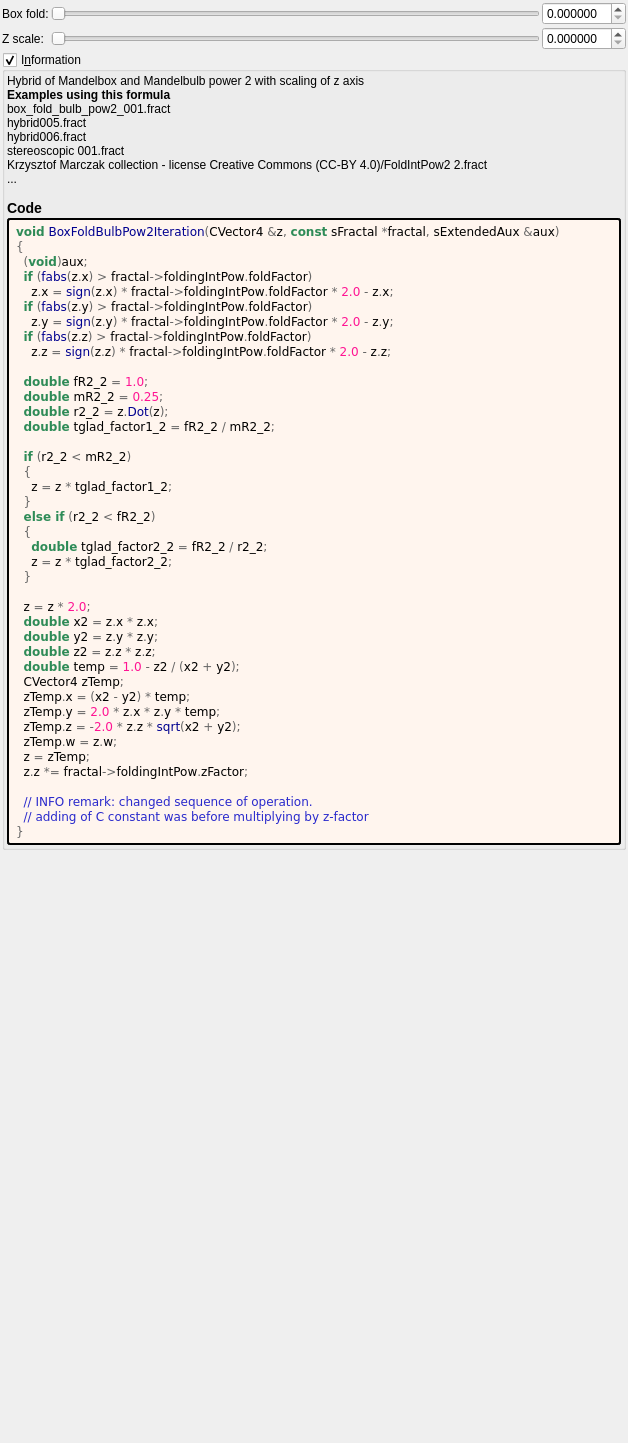
<?xml version="1.0" encoding="UTF-8"?>
<ui version="4.0">
 <class>box_fold_bulb_pow2</class>
 <widget class="QWidget" name="Form">
  <property name="geometry">
   <rect>
    <x>0</x>
    <y>0</y>
    <width>628</width>
    <height>1443</height>
   </rect>
  </property>
  <property name="windowTitle">
   <string notr="true">box_fold_bulb_pow2</string>
  </property>
  <layout class="QVBoxLayout" name="verticalLayout">
   <property name="spacing">
    <number>2</number>
   </property>
   <property name="leftMargin">
    <number>2</number>
   </property>
   <property name="topMargin">
    <number>2</number>
   </property>
   <property name="rightMargin">
    <number>2</number>
   </property>
   <property name="bottomMargin">
    <number>2</number>
   </property>
   <item>
    <layout class="QGridLayout" name="gridLayout">
     <property name="spacing">
      <number>2</number>
     </property>
     <item row="1" column="1">
      <widget class="QSlider" name="slider_boxfold_bulbpow2_z_factor">
       <property name="sizePolicy">
        <sizepolicy hsizetype="Expanding" vsizetype="Maximum">
         <horstretch>0</horstretch>
         <verstretch>0</verstretch>
        </sizepolicy>
       </property>
       <property name="minimum">
        <number>0</number>
       </property>
       <property name="maximum">
        <number>50000000</number>
       </property>
       <property name="singleStep">
        <number>1</number>
       </property>
       <property name="pageStep">
        <number>100</number>
       </property>
       <property name="orientation">
        <enum>Qt::Horizontal</enum>
       </property>
      </widget>
     </item>
     <item row="1" column="0">
      <widget class="QLabel" name="label_8">
       <property name="text">
        <string>Z scale:</string>
       </property>
      </widget>
     </item>
     <item row="0" column="2">
      <widget class="MyDoubleSpinBox" name="spinbox_boxfold_bulbpow2_folding_factor">
       <property name="sizePolicy">
        <sizepolicy hsizetype="Minimum" vsizetype="Maximum">
         <horstretch>0</horstretch>
         <verstretch>0</verstretch>
        </sizepolicy>
       </property>
       <property name="prefix">
        <string/>
       </property>
       <property name="suffix">
        <string/>
       </property>
       <property name="decimals">
        <number>6</number>
       </property>
       <property name="minimum">
        <double>0.000000000000000</double>
       </property>
       <property name="maximum">
        <double>99.998999999999995</double>
       </property>
       <property name="singleStep">
        <double>0.100000000000000</double>
       </property>
      </widget>
     </item>
     <item row="1" column="2">
      <widget class="MyDoubleSpinBox" name="spinbox_boxfold_bulbpow2_z_factor">
       <property name="sizePolicy">
        <sizepolicy hsizetype="Minimum" vsizetype="Maximum">
         <horstretch>0</horstretch>
         <verstretch>0</verstretch>
        </sizepolicy>
       </property>
       <property name="prefix">
        <string/>
       </property>
       <property name="suffix">
        <string/>
       </property>
       <property name="decimals">
        <number>6</number>
       </property>
       <property name="minimum">
        <double>0.000000000000000</double>
       </property>
       <property name="maximum">
        <double>50.000000000000000</double>
       </property>
       <property name="singleStep">
        <double>0.100000000000000</double>
       </property>
      </widget>
     </item>
     <item row="0" column="1">
      <widget class="QSlider" name="slider_boxfold_bulbpow2_folding_factor">
       <property name="sizePolicy">
        <sizepolicy hsizetype="Expanding" vsizetype="Maximum">
         <horstretch>0</horstretch>
         <verstretch>0</verstretch>
        </sizepolicy>
       </property>
       <property name="maximum">
        <number>20000000</number>
       </property>
       <property name="singleStep">
        <number>1</number>
       </property>
       <property name="orientation">
        <enum>Qt::Horizontal</enum>
       </property>
      </widget>
     </item>
     <item row="0" column="0">
      <widget class="QLabel" name="label_7">
       <property name="text">
        <string>Box fold:</string>
       </property>
      </widget>
     </item>
    </layout>
   </item>
   <item>
    <widget class="MyGroupBox" name="groupCheck_info">
     <property name="title">
      <string>I&amp;nformation</string>
     </property>
     <property name="flat">
      <bool>false</bool>
     </property>
     <property name="checkable">
      <bool>true</bool>
     </property>
     <layout class="QVBoxLayout" name="verticalLayout_2">
      <property name="spacing">
       <number>2</number>
      </property>
      <property name="leftMargin">
       <number>2</number>
      </property>
      <property name="topMargin">
       <number>2</number>
      </property>
      <property name="rightMargin">
       <number>2</number>
      </property>
      <property name="bottomMargin">
       <number>2</number>
      </property>
      <item>
	   <widget class="QLabel" name="label_information_general">
	    <property name="text">
		 <string notr="true">&lt;p&gt;Hybrid of Mandelbox and Mandelbulb power 2 with scaling of z axis&lt;/p&gt;&lt;table&gt;
&lt;/table&gt;
&lt;br&gt;&lt;b&gt;Examples using this formula&lt;/b&gt;&lt;br&gt;box_fold_bulb_pow2_001.fract&lt;br&gt;hybrid005.fract&lt;br&gt;hybrid006.fract&lt;br&gt;stereoscopic 001.fract&lt;br&gt;Krzysztof Marczak collection - license Creative Commons (CC-BY 4.0)/FoldIntPow2 2.fract&lt;br&gt;...&lt;h3&gt;Code&lt;/h3&gt;</string>
		</property>
		<property name="wordWrap">
		 <bool>true</bool>
		</property>
		<property name="openExternalLinks">
		 <bool>true</bool>
		</property>
		<property name="textInteractionFlags">
		 <set>Qt::LinksAccessibleByMouse|Qt::TextSelectableByMouse</set>
		</property>
		</widget>
	   </item>
	   <item>
	    <widget class="QLabel" name="label_code_content">
		 <property name="text">
		  <string notr="true">&lt;body style=&quot;background-color:#fff5ee&quot;&gt;
&lt;pre style=&quot;color:#000000; background-color:#fff5ee;  font-family:'Courier New',monospace;&quot;&gt;&lt;span style=&quot;color:#2e8b57; font-weight:bold&quot;&gt;void&lt;/span&gt; &lt;span style=&quot;color:#00008f&quot;&gt;BoxFoldBulbPow2Iteration&lt;/span&gt;&lt;span style=&quot;color:#676767&quot;&gt;(&lt;/span&gt;CVector4 &lt;span style=&quot;color:#676767&quot;&gt;&amp;amp;&lt;/span&gt;z&lt;span style=&quot;color:#676767&quot;&gt;,&lt;/span&gt; &lt;span style=&quot;color:#2e8b57; font-weight:bold&quot;&gt;const&lt;/span&gt; sFractal &lt;span style=&quot;color:#676767&quot;&gt;*&lt;/span&gt;fractal&lt;span style=&quot;color:#676767&quot;&gt;,&lt;/span&gt; sExtendedAux &lt;span style=&quot;color:#676767&quot;&gt;&amp;amp;&lt;/span&gt;aux&lt;span style=&quot;color:#676767&quot;&gt;)&lt;/span&gt;
&lt;span style=&quot;color:#676767&quot;&gt;{&lt;/span&gt;
  &lt;span style=&quot;color:#676767&quot;&gt;(&lt;/span&gt;&lt;span style=&quot;color:#2e8b57; font-weight:bold&quot;&gt;void&lt;/span&gt;&lt;span style=&quot;color:#676767&quot;&gt;)&lt;/span&gt;aux&lt;span style=&quot;color:#676767&quot;&gt;;&lt;/span&gt;
  &lt;span style=&quot;color:#2e8b57; font-weight:bold&quot;&gt;if&lt;/span&gt; &lt;span style=&quot;color:#676767&quot;&gt;(&lt;/span&gt;&lt;span style=&quot;color:#00008f&quot;&gt;fabs&lt;/span&gt;&lt;span style=&quot;color:#676767&quot;&gt;(&lt;/span&gt;z&lt;span style=&quot;color:#676767&quot;&gt;.&lt;/span&gt;x&lt;span style=&quot;color:#676767&quot;&gt;) &amp;gt;&lt;/span&gt; fractal&lt;span style=&quot;color:#676767&quot;&gt;-&amp;gt;&lt;/span&gt;foldingIntPow&lt;span style=&quot;color:#676767&quot;&gt;.&lt;/span&gt;foldFactor&lt;span style=&quot;color:#676767&quot;&gt;)&lt;/span&gt;
    z&lt;span style=&quot;color:#676767&quot;&gt;.&lt;/span&gt;x &lt;span style=&quot;color:#676767&quot;&gt;=&lt;/span&gt; &lt;span style=&quot;color:#00008f&quot;&gt;sign&lt;/span&gt;&lt;span style=&quot;color:#676767&quot;&gt;(&lt;/span&gt;z&lt;span style=&quot;color:#676767&quot;&gt;.&lt;/span&gt;x&lt;span style=&quot;color:#676767&quot;&gt;) *&lt;/span&gt; fractal&lt;span style=&quot;color:#676767&quot;&gt;-&amp;gt;&lt;/span&gt;foldingIntPow&lt;span style=&quot;color:#676767&quot;&gt;.&lt;/span&gt;foldFactor &lt;span style=&quot;color:#676767&quot;&gt;*&lt;/span&gt; &lt;span style=&quot;color:#ff1493&quot;&gt;2.0&lt;/span&gt; &lt;span style=&quot;color:#676767&quot;&gt;-&lt;/span&gt; z&lt;span style=&quot;color:#676767&quot;&gt;.&lt;/span&gt;x&lt;span style=&quot;color:#676767&quot;&gt;;&lt;/span&gt;
  &lt;span style=&quot;color:#2e8b57; font-weight:bold&quot;&gt;if&lt;/span&gt; &lt;span style=&quot;color:#676767&quot;&gt;(&lt;/span&gt;&lt;span style=&quot;color:#00008f&quot;&gt;fabs&lt;/span&gt;&lt;span style=&quot;color:#676767&quot;&gt;(&lt;/span&gt;z&lt;span style=&quot;color:#676767&quot;&gt;.&lt;/span&gt;y&lt;span style=&quot;color:#676767&quot;&gt;) &amp;gt;&lt;/span&gt; fractal&lt;span style=&quot;color:#676767&quot;&gt;-&amp;gt;&lt;/span&gt;foldingIntPow&lt;span style=&quot;color:#676767&quot;&gt;.&lt;/span&gt;foldFactor&lt;span style=&quot;color:#676767&quot;&gt;)&lt;/span&gt;
    z&lt;span style=&quot;color:#676767&quot;&gt;.&lt;/span&gt;y &lt;span style=&quot;color:#676767&quot;&gt;=&lt;/span&gt; &lt;span style=&quot;color:#00008f&quot;&gt;sign&lt;/span&gt;&lt;span style=&quot;color:#676767&quot;&gt;(&lt;/span&gt;z&lt;span style=&quot;color:#676767&quot;&gt;.&lt;/span&gt;y&lt;span style=&quot;color:#676767&quot;&gt;) *&lt;/span&gt; fractal&lt;span style=&quot;color:#676767&quot;&gt;-&amp;gt;&lt;/span&gt;foldingIntPow&lt;span style=&quot;color:#676767&quot;&gt;.&lt;/span&gt;foldFactor &lt;span style=&quot;color:#676767&quot;&gt;*&lt;/span&gt; &lt;span style=&quot;color:#ff1493&quot;&gt;2.0&lt;/span&gt; &lt;span style=&quot;color:#676767&quot;&gt;-&lt;/span&gt; z&lt;span style=&quot;color:#676767&quot;&gt;.&lt;/span&gt;y&lt;span style=&quot;color:#676767&quot;&gt;;&lt;/span&gt;
  &lt;span style=&quot;color:#2e8b57; font-weight:bold&quot;&gt;if&lt;/span&gt; &lt;span style=&quot;color:#676767&quot;&gt;(&lt;/span&gt;&lt;span style=&quot;color:#00008f&quot;&gt;fabs&lt;/span&gt;&lt;span style=&quot;color:#676767&quot;&gt;(&lt;/span&gt;z&lt;span style=&quot;color:#676767&quot;&gt;.&lt;/span&gt;z&lt;span style=&quot;color:#676767&quot;&gt;) &amp;gt;&lt;/span&gt; fractal&lt;span style=&quot;color:#676767&quot;&gt;-&amp;gt;&lt;/span&gt;foldingIntPow&lt;span style=&quot;color:#676767&quot;&gt;.&lt;/span&gt;foldFactor&lt;span style=&quot;color:#676767&quot;&gt;)&lt;/span&gt;
    z&lt;span style=&quot;color:#676767&quot;&gt;.&lt;/span&gt;z &lt;span style=&quot;color:#676767&quot;&gt;=&lt;/span&gt; &lt;span style=&quot;color:#00008f&quot;&gt;sign&lt;/span&gt;&lt;span style=&quot;color:#676767&quot;&gt;(&lt;/span&gt;z&lt;span style=&quot;color:#676767&quot;&gt;.&lt;/span&gt;z&lt;span style=&quot;color:#676767&quot;&gt;) *&lt;/span&gt; fractal&lt;span style=&quot;color:#676767&quot;&gt;-&amp;gt;&lt;/span&gt;foldingIntPow&lt;span style=&quot;color:#676767&quot;&gt;.&lt;/span&gt;foldFactor &lt;span style=&quot;color:#676767&quot;&gt;*&lt;/span&gt; &lt;span style=&quot;color:#ff1493&quot;&gt;2.0&lt;/span&gt; &lt;span style=&quot;color:#676767&quot;&gt;-&lt;/span&gt; z&lt;span style=&quot;color:#676767&quot;&gt;.&lt;/span&gt;z&lt;span style=&quot;color:#676767&quot;&gt;;&lt;/span&gt;

  &lt;span style=&quot;color:#2e8b57; font-weight:bold&quot;&gt;double&lt;/span&gt; fR2_2 &lt;span style=&quot;color:#676767&quot;&gt;=&lt;/span&gt; &lt;span style=&quot;color:#ff1493&quot;&gt;1.0&lt;/span&gt;&lt;span style=&quot;color:#676767&quot;&gt;;&lt;/span&gt;
  &lt;span style=&quot;color:#2e8b57; font-weight:bold&quot;&gt;double&lt;/span&gt; mR2_2 &lt;span style=&quot;color:#676767&quot;&gt;=&lt;/span&gt; &lt;span style=&quot;color:#ff1493&quot;&gt;0.25&lt;/span&gt;&lt;span style=&quot;color:#676767&quot;&gt;;&lt;/span&gt;
  &lt;span style=&quot;color:#2e8b57; font-weight:bold&quot;&gt;double&lt;/span&gt; r2_2 &lt;span style=&quot;color:#676767&quot;&gt;=&lt;/span&gt; z&lt;span style=&quot;color:#676767&quot;&gt;.&lt;/span&gt;&lt;span style=&quot;color:#00008f&quot;&gt;Dot&lt;/span&gt;&lt;span style=&quot;color:#676767&quot;&gt;(&lt;/span&gt;z&lt;span style=&quot;color:#676767&quot;&gt;);&lt;/span&gt;
  &lt;span style=&quot;color:#2e8b57; font-weight:bold&quot;&gt;double&lt;/span&gt; tglad_factor1_2 &lt;span style=&quot;color:#676767&quot;&gt;=&lt;/span&gt; fR2_2 &lt;span style=&quot;color:#676767&quot;&gt;/&lt;/span&gt; mR2_2&lt;span style=&quot;color:#676767&quot;&gt;;&lt;/span&gt;

  &lt;span style=&quot;color:#2e8b57; font-weight:bold&quot;&gt;if&lt;/span&gt; &lt;span style=&quot;color:#676767&quot;&gt;(&lt;/span&gt;r2_2 &lt;span style=&quot;color:#676767&quot;&gt;&amp;lt;&lt;/span&gt; mR2_2&lt;span style=&quot;color:#676767&quot;&gt;)&lt;/span&gt;
  &lt;span style=&quot;color:#676767&quot;&gt;{&lt;/span&gt;
    z &lt;span style=&quot;color:#676767&quot;&gt;=&lt;/span&gt; z &lt;span style=&quot;color:#676767&quot;&gt;*&lt;/span&gt; tglad_factor1_2&lt;span style=&quot;color:#676767&quot;&gt;;&lt;/span&gt;
  &lt;span style=&quot;color:#676767&quot;&gt;}&lt;/span&gt;
  &lt;span style=&quot;color:#2e8b57; font-weight:bold&quot;&gt;else if&lt;/span&gt; &lt;span style=&quot;color:#676767&quot;&gt;(&lt;/span&gt;r2_2 &lt;span style=&quot;color:#676767&quot;&gt;&amp;lt;&lt;/span&gt; fR2_2&lt;span style=&quot;color:#676767&quot;&gt;)&lt;/span&gt;
  &lt;span style=&quot;color:#676767&quot;&gt;{&lt;/span&gt;
    &lt;span style=&quot;color:#2e8b57; font-weight:bold&quot;&gt;double&lt;/span&gt; tglad_factor2_2 &lt;span style=&quot;color:#676767&quot;&gt;=&lt;/span&gt; fR2_2 &lt;span style=&quot;color:#676767&quot;&gt;/&lt;/span&gt; r2_2&lt;span style=&quot;color:#676767&quot;&gt;;&lt;/span&gt;
    z &lt;span style=&quot;color:#676767&quot;&gt;=&lt;/span&gt; z &lt;span style=&quot;color:#676767&quot;&gt;*&lt;/span&gt; tglad_factor2_2&lt;span style=&quot;color:#676767&quot;&gt;;&lt;/span&gt;
  &lt;span style=&quot;color:#676767&quot;&gt;}&lt;/span&gt;

  z &lt;span style=&quot;color:#676767&quot;&gt;=&lt;/span&gt; z &lt;span style=&quot;color:#676767&quot;&gt;*&lt;/span&gt; &lt;span style=&quot;color:#ff1493&quot;&gt;2.0&lt;/span&gt;&lt;span style=&quot;color:#676767&quot;&gt;;&lt;/span&gt;
  &lt;span style=&quot;color:#2e8b57; font-weight:bold&quot;&gt;double&lt;/span&gt; x2 &lt;span style=&quot;color:#676767&quot;&gt;=&lt;/span&gt; z&lt;span style=&quot;color:#676767&quot;&gt;.&lt;/span&gt;x &lt;span style=&quot;color:#676767&quot;&gt;*&lt;/span&gt; z&lt;span style=&quot;color:#676767&quot;&gt;.&lt;/span&gt;x&lt;span style=&quot;color:#676767&quot;&gt;;&lt;/span&gt;
  &lt;span style=&quot;color:#2e8b57; font-weight:bold&quot;&gt;double&lt;/span&gt; y2 &lt;span style=&quot;color:#676767&quot;&gt;=&lt;/span&gt; z&lt;span style=&quot;color:#676767&quot;&gt;.&lt;/span&gt;y &lt;span style=&quot;color:#676767&quot;&gt;*&lt;/span&gt; z&lt;span style=&quot;color:#676767&quot;&gt;.&lt;/span&gt;y&lt;span style=&quot;color:#676767&quot;&gt;;&lt;/span&gt;
  &lt;span style=&quot;color:#2e8b57; font-weight:bold&quot;&gt;double&lt;/span&gt; z2 &lt;span style=&quot;color:#676767&quot;&gt;=&lt;/span&gt; z&lt;span style=&quot;color:#676767&quot;&gt;.&lt;/span&gt;z &lt;span style=&quot;color:#676767&quot;&gt;*&lt;/span&gt; z&lt;span style=&quot;color:#676767&quot;&gt;.&lt;/span&gt;z&lt;span style=&quot;color:#676767&quot;&gt;;&lt;/span&gt;
  &lt;span style=&quot;color:#2e8b57; font-weight:bold&quot;&gt;double&lt;/span&gt; temp &lt;span style=&quot;color:#676767&quot;&gt;=&lt;/span&gt; &lt;span style=&quot;color:#ff1493&quot;&gt;1.0&lt;/span&gt; &lt;span style=&quot;color:#676767&quot;&gt;-&lt;/span&gt; z2 &lt;span style=&quot;color:#676767&quot;&gt;/ (&lt;/span&gt;x2 &lt;span style=&quot;color:#676767&quot;&gt;+&lt;/span&gt; y2&lt;span style=&quot;color:#676767&quot;&gt;);&lt;/span&gt;
  CVector4 zTemp&lt;span style=&quot;color:#676767&quot;&gt;;&lt;/span&gt;
  zTemp&lt;span style=&quot;color:#676767&quot;&gt;.&lt;/span&gt;x &lt;span style=&quot;color:#676767&quot;&gt;= (&lt;/span&gt;x2 &lt;span style=&quot;color:#676767&quot;&gt;-&lt;/span&gt; y2&lt;span style=&quot;color:#676767&quot;&gt;) *&lt;/span&gt; temp&lt;span style=&quot;color:#676767&quot;&gt;;&lt;/span&gt;
  zTemp&lt;span style=&quot;color:#676767&quot;&gt;.&lt;/span&gt;y &lt;span style=&quot;color:#676767&quot;&gt;=&lt;/span&gt; &lt;span style=&quot;color:#ff1493&quot;&gt;2.0&lt;/span&gt; &lt;span style=&quot;color:#676767&quot;&gt;*&lt;/span&gt; z&lt;span style=&quot;color:#676767&quot;&gt;.&lt;/span&gt;x &lt;span style=&quot;color:#676767&quot;&gt;*&lt;/span&gt; z&lt;span style=&quot;color:#676767&quot;&gt;.&lt;/span&gt;y &lt;span style=&quot;color:#676767&quot;&gt;*&lt;/span&gt; temp&lt;span style=&quot;color:#676767&quot;&gt;;&lt;/span&gt;
  zTemp&lt;span style=&quot;color:#676767&quot;&gt;.&lt;/span&gt;z &lt;span style=&quot;color:#676767&quot;&gt;= -&lt;/span&gt;&lt;span style=&quot;color:#ff1493&quot;&gt;2.0&lt;/span&gt; &lt;span style=&quot;color:#676767&quot;&gt;*&lt;/span&gt; z&lt;span style=&quot;color:#676767&quot;&gt;.&lt;/span&gt;z &lt;span style=&quot;color:#676767&quot;&gt;*&lt;/span&gt; &lt;span style=&quot;color:#00008f&quot;&gt;sqrt&lt;/span&gt;&lt;span style=&quot;color:#676767&quot;&gt;(&lt;/span&gt;x2 &lt;span style=&quot;color:#676767&quot;&gt;+&lt;/span&gt; y2&lt;span style=&quot;color:#676767&quot;&gt;);&lt;/span&gt;
  zTemp&lt;span style=&quot;color:#676767&quot;&gt;.&lt;/span&gt;w &lt;span style=&quot;color:#676767&quot;&gt;=&lt;/span&gt; z&lt;span style=&quot;color:#676767&quot;&gt;.&lt;/span&gt;w&lt;span style=&quot;color:#676767&quot;&gt;;&lt;/span&gt;
  z &lt;span style=&quot;color:#676767&quot;&gt;=&lt;/span&gt; zTemp&lt;span style=&quot;color:#676767&quot;&gt;;&lt;/span&gt;
  z&lt;span style=&quot;color:#676767&quot;&gt;.&lt;/span&gt;z &lt;span style=&quot;color:#676767&quot;&gt;*=&lt;/span&gt; fractal&lt;span style=&quot;color:#676767&quot;&gt;-&amp;gt;&lt;/span&gt;foldingIntPow&lt;span style=&quot;color:#676767&quot;&gt;.&lt;/span&gt;zFactor&lt;span style=&quot;color:#676767&quot;&gt;;&lt;/span&gt;

  &lt;span style=&quot;color:#2929cc&quot;&gt;// INFO remark: changed sequence of operation.&lt;/span&gt;
  &lt;span style=&quot;color:#2929cc&quot;&gt;// adding of C constant was before multiplying by z-factor&lt;/span&gt;
&lt;span style=&quot;color:#676767&quot;&gt;}&lt;/span&gt;
&lt;/pre&gt;
&lt;/body&gt;</string>
		 </property>
		 <property name="wordWrap">
		  <bool>true</bool>
		 </property>
		 <property name="openExternalLinks">
		  <bool>true</bool>
		 </property>
		 <property name="textInteractionFlags">
		  <set>Qt::LinksAccessibleByMouse|Qt::TextSelectableByMouse</set>
		 </property>
		 <property name="styleSheet">
		  <string notr="true">border-style: outset; border-width: 2px; border-radius: 3px; border-color: black; background-color: #fff5ee; padding: 4px;</string>
		  </property>
		 </widget>
		</item>
	   </layout>
    </widget>
   </item>
   <item>
    <spacer name="verticalSpacer">
     <property name="orientation">
      <enum>Qt::Vertical</enum>
     </property>
     <property name="sizeHint" stdset="0">
      <size>
       <width>20</width>
       <height>40</height>
      </size>
     </property>
    </spacer>
   </item>
  </layout>
 </widget>
 <customwidgets>
  <customwidget>
   <class>MyDoubleSpinBox</class>
   <extends>QDoubleSpinBox</extends>
   <header>my_double_spin_box.h</header>
  </customwidget>
  <customwidget>
   <class>MyGroupBox</class>
   <extends>QGroupBox</extends>
   <header>my_group_box.h</header>
   <container>1</container>
  </customwidget>
 </customwidgets>
 <tabstops>
  <tabstop>slider_boxfold_bulbpow2_folding_factor</tabstop>
  <tabstop>spinbox_boxfold_bulbpow2_folding_factor</tabstop>
  <tabstop>slider_boxfold_bulbpow2_z_factor</tabstop>
  <tabstop>spinbox_boxfold_bulbpow2_z_factor</tabstop>
  <tabstop>groupCheck_info</tabstop>
 </tabstops>
 <resources/>
 <connections/>
</ui>
